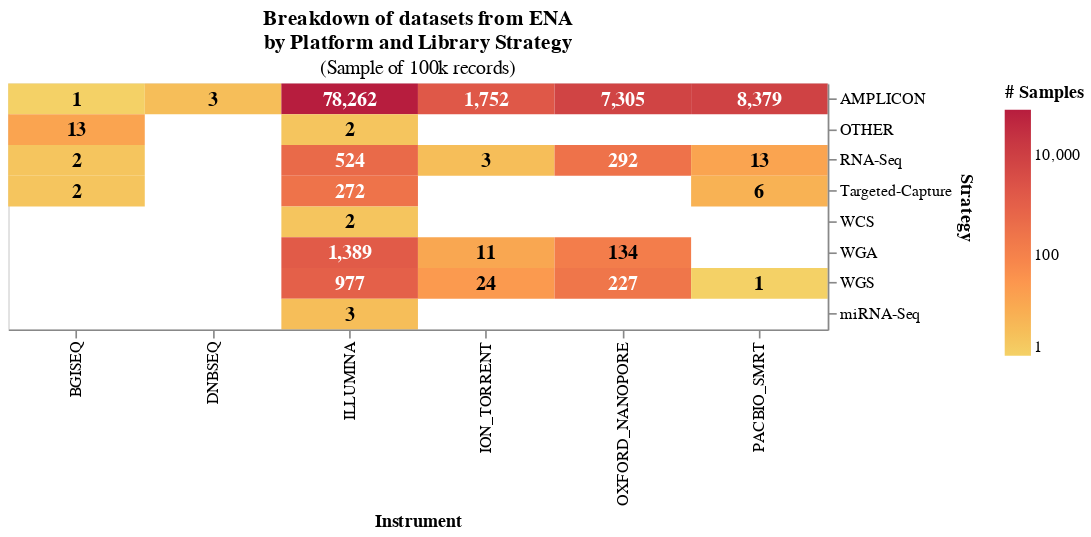

Source (notebook cell):
### Code cell
# Add text labels
front = back.mark_text(
    align="center",
    baseline="middle",
    fontSize=12,
    fontWeight="bold",
).encode(
    text=alt.Text("run_accession:Q", format=",.0f"),
    color=alt.condition(
        alt.datum.run_accession > 200,
        alt.value("white"),
        alt.value("black")
    )
)

# Combine layers
back + front

### Figure 1 — Vega-Lite specification as saved in the notebook (floating-point values rounded to 4 significant figures)
{"config": {"view": {"continuousWidth": 300, "continuousHeight": 300}}, "layer": [{"mark": {"type": "rect", "opacity": 1}, "encoding": {"color": {"field": "run_accession", "scale": {"scheme": "goldred", "type": "log"}, "title": "# Samples", "type": "quantitative"}, "tooltip": [{"field": "instrument_platform", "title": "Machine", "type": "nominal"}, {"field": "run_accession", "title": "Number of runs", "type": "quantitative"}, {"field": "library_strategy", "title": "Protocol", "type": "nominal"}], "x": {"field": "instrument_platform", "title": "Instrument", "type": "nominal"}, "y": {"axis": {"orient": "right"}, "field": "library_strategy", "title": "Strategy", "type": "nominal"}}, "title": {"text": ["Breakdown of datasets from ENA", "by Platform and Library Strategy"], "subtitle": "(Sample of 100k records)"}}, {"mark": {"type": "text", "align": "center", "baseline": "middle", "fontSize": 12, "fontWeight": "bold"}, "encoding": {"color": {"condition": {"test": "(datum.run_accession > 200)", "value": "white"}, "value": "black"}, "text": {"field": "run_accession", "format": ",.0f", "type": "quantitative"}, "tooltip": [{"field": "instrument_platform", "title": "Machine", "type": "nominal"}, {"field": "run_accession", "title": "Number of runs", "type": "quantitative"}, {"field": "library_strategy", "title": "Protocol", "type": "nominal"}], "x": {"field": "instrument_platform", "title": "Instrument", "type": "nominal"}, "y": {"axis": {"orient": "right"}, "field": "library_strategy", "title": "Strategy", "type": "nominal"}}, "title": {"text": ["Breakdown of datasets from ENA", "by Platform and Library Strategy"], "subtitle": "(Sample of 100k records)"}}], "data": {"name": "data-0c1367e49a7528048fe172df9ad3d2ce"}, "height": 150, "width": 500, "$schema": "https://vega.github.io/schema/vega-lite/v5.20.1.json", "datasets": {"data-0c1367e49a7528048fe172df9ad3d2ce": [{"instrument_platform": "BGISEQ", "library_strategy": "AMPLICON", "run_accession": 1}, {"instrument_platform": "BGISEQ", "library_strategy": "OTHER", "run_accession": 13}, {"instrument_platform": "BGISEQ", "library_strategy": "RNA-Seq", "run_accession": 2}, {"instrument_platform": "BGISEQ", "library_strategy": "Targeted-Capture", "run_accession": 2}, {"instrument_platform": "DNBSEQ", "library_strategy": "AMPLICON", "run_accession": 3}, {"instrument_platform": "ILLUMINA", "library_strategy": "AMPLICON", "run_accession": 78262}, {"instrument_platform": "ILLUMINA", "library_strategy": "OTHER", "run_accession": 2}, {"instrument_platform": "ILLUMINA", "library_strategy": "RNA-Seq", "run_accession": 524}, {"instrument_platform": "ILLUMINA", "library_strategy": "Targeted-Capture", "run_accession": 272}, {"instrument_platform": "ILLUMINA", "library_strategy": "WCS", "run_accession": 2}, {"instrument_platform": "ILLUMINA", "library_strategy": "WGA", "run_accession": 1389}, {"instrument_platform": "ILLUMINA", "library_strategy": "WGS", "run_accession": 977}, {"instrument_platform": "ILLUMINA", "library_strategy": "miRNA-Seq", "run_accession": 3}, {"instrument_platform": "ION_TORRENT", "library_strategy": "AMPLICON", "run_accession": 1752}, {"instrument_platform": "ION_TORRENT", "library_strategy": "RNA-Seq", "run_accession": 3}, {"instrument_platform": "ION_TORRENT", "library_strategy": "WGA", "run_accession": 11}, {"instrument_platform": "ION_TORRENT", "library_strategy": "WGS", "run_accession": 24}, {"instrument_platform": "OXFORD_NANOPORE", "library_strategy": "AMPLICON", "run_accession": 7305}, {"instrument_platform": "OXFORD_NANOPORE", "library_strategy": "RNA-Seq", "run_accession": 292}, {"instrument_platform": "OXFORD_NANOPORE", "library_strategy": "WGA", "run_accession": 134}, {"instrument_platform": "OXFORD_NANOPORE", "library_strategy": "WGS", "run_accession": 227}, {"instrument_platform": "PACBIO_SMRT", "library_strategy": "AMPLICON", "run_accession": 8379}, {"instrument_platform": "PACBIO_SMRT", "library_strategy": "RNA-Seq", "run_accession": 13}, {"instrument_platform": "PACBIO_SMRT", "library_strategy": "Targeted-Capture", "run_accession": 6}, {"instrument_platform": "PACBIO_SMRT", "library_strategy": "WGS", "run_accession": 1}]}}
